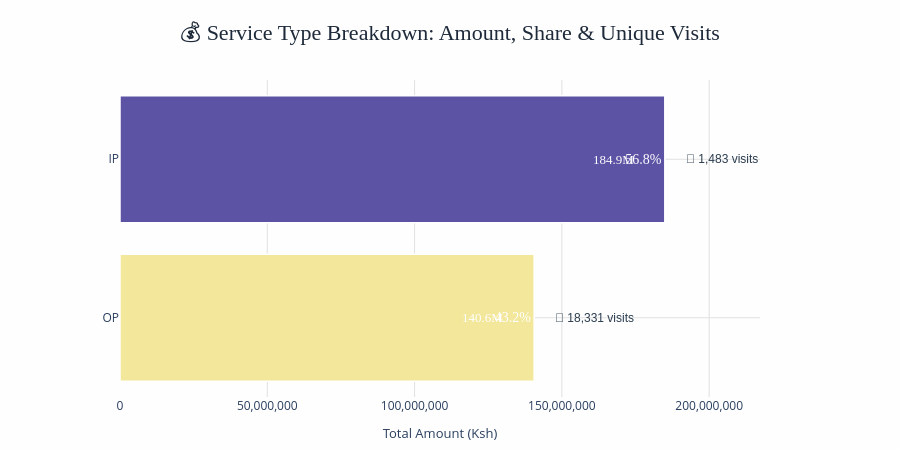

Notebook code for this chart:
### Code cell
import pandas as pd
import plotly.graph_objects as go
from IPython.display import display

# ==================================================
# SERVICE TYPE CHART – MODERN THEMES (pick one)
# ==================================================

# 1. Aggregate data
service = df.groupby('SERVICE TYPE').agg(
    TOTAL_AMOUNT=('AMOUNT', 'sum'),
    UNIQUE_VISITS=('VISIT_KEY', 'nunique')
).reset_index()

# 2. Calculate percentage
total_amount = service['TOTAL_AMOUNT'].sum()
service['PERCENT'] = (service['TOTAL_AMOUNT'] / total_amount) * 100

# 3. Format labels
service['AMOUNT_M'] = service['TOTAL_AMOUNT'] / 1e6
service['AMOUNT_LABEL'] = service['AMOUNT_M'].apply(lambda x: f'{x:.1f}M')
service['PERCENT_LABEL'] = service['PERCENT'].apply(lambda x: f'{x:.1f}%')
service['VISIT_LABEL'] = service['UNIQUE_VISITS'].apply(lambda x: f'👥 {x:,} visits')

# Sort by amount (largest on top)
service = service.sort_values('TOTAL_AMOUNT', ascending=True)

# ==================================================
# CHOOSE YOUR THEME (uncomment one block)
# ==================================================

# THEME 1: Teal & Coral 🌿
# colors = ['#2c7a7a', '#3b9e9e', '#4fb3b3', '#80cbc4', '#a5d6d6']
# bar_color = 'teal'  # for gradient

# THEME 2: Sunset Gradient 🌅
colors = ['#ff6b6b', '#feca57', '#ff9ff3', '#ff6b6b', '#ee5a24']
bar_color = 'sunset'

# THEME 3: Forest & Mint 🍃
# colors = ['#2d6a4f', '#40916c', '#52b788', '#74c69d', '#95d5b2']
# bar_color = 'green'

# 4. Create bar chart with chosen theme
fig = go.Figure()

# Use gradient based on amount (linear colour scale)
fig.add_trace(go.Bar(
    y=service['SERVICE TYPE'],
    x=service['TOTAL_AMOUNT'],
    orientation='h',
    marker=dict(
        color=service['TOTAL_AMOUNT'],
        colorscale='Sunset' if bar_color == 'sunset' else ('Tealgrn' if bar_color == 'teal' else 'Greens'),
        showscale=False,
        line=dict(color='white', width=1.5)
    ),
    text=service['PERCENT_LABEL'],
    textposition='inside',
    textfont=dict(color='white', size=14, family='Arial Black'),
    hovertemplate='<b>%{y}</b><br>' +
                  '💰 Amount: %{x:,.0f} Ksh<br>' +
                  '📊 Share: %{text}<br>' +
                  '%{customdata}<extra></extra>',
    customdata=service['VISIT_LABEL']
))

# 5. Add visit count annotation (outside)
for i, row in service.iterrows():
    fig.add_annotation(
        x=row['TOTAL_AMOUNT'] + (total_amount * 0.02),
        y=row['SERVICE TYPE'],
        text=row['VISIT_LABEL'],
        showarrow=False,
        font=dict(size=12, color='#2c3e50', family='Arial'),
        xanchor='left'
    )
    # Add amount label inside bar (right side)
    fig.add_annotation(
        x=row['TOTAL_AMOUNT'] - (total_amount * 0.03),
        y=row['SERVICE TYPE'],
        text=row['AMOUNT_LABEL'],
        showarrow=False,
        font=dict(size=13, color='white', family='Arial Black'),
        xanchor='right'
    )

# 6. Modern layout using Plotly's built-in template
fig.update_layout(
    template='plotly_white',   # clean, grid only, no background colour
    title=dict(
        text='💰 Service Type Breakdown: Amount, Share & Unique Visits',
        font=dict(size=22, color='#1e2a3a', family='Arial Black'),
        x=0.5,
        xanchor='center'
    ),
    xaxis=dict(
        title='Total Amount (Ksh)',
        tickformat=',.0f',
        gridcolor='#e0e0e0',
        showgrid=True,
        zeroline=False,
        title_font=dict(size=13)
    ),
    yaxis=dict(
        title='',
        categoryorder='total ascending',
        gridcolor='#e0e0e0',
        tickfont=dict(size=12)
    ),
    plot_bgcolor='#fefefe',
    paper_bgcolor='#fefefe',
    height=450,
    margin=dict(l=120, r=140, t=80, b=50),
    hovermode='y unified'
)

fig.show()

# ==================================================
# BEAUTIFUL TABLE WITH MODERN STYLING
# ==================================================
print("\n📊 Service Type Summary\n")

styled_table = service[['SERVICE TYPE', 'TOTAL_AMOUNT', 'UNIQUE_VISITS', 'PERCENT']].copy()
styled_table.columns = ['Service Type', 'Amount (Ksh)', 'Unique Visits', 'Share (%)']
styled_table['Amount (Ksh)'] = styled_table['Amount (Ksh)'].apply(lambda x: f'Ksh {x:,.0f}')
styled_table['Unique Visits'] = styled_table['Unique Visits'].apply(lambda x: f'{x:,}')
styled_table['Share (%)'] = styled_table['Share (%)'].apply(lambda x: f'{x:.1f}%')

# Use seaborn-like styling
styled = styled_table.style \
    .set_properties(**{'text-align': 'left', 'border-collapse': 'collapse'}) \
    .set_table_styles([
        {'selector': 'th', 'props': [('background-color', '#2c3e50'), ('color', 'white'), ('font-weight', 'bold'), ('padding', '8px')]},
        {'selector': 'tr:nth-child(even)', 'props': [('background-color', '#f5f7fa')]},
        {'selector': 'td', 'props': [('padding', '8px'), ('border-bottom', '1px solid #ddd')]},
        {'selector': 'table', 'props': [('border', 'none')]}
    ]) \
    .hide(axis='index') \
    .set_caption("Data source: claims analysis")

display(styled)

### Figure 1 — Plotly figure (JSON) as saved in the notebook; plotly's stock layout.template omitted (floating-point values rounded to 4 significant figures)
{"data": [{"customdata": ["👥 18,331 visits", "👥 1,483 visits"], "hovertemplate": "<b>%{y}</b><br>💰 Amount: %{x:,.0f} Ksh<br>📊 Share: %{text}<br>%{customdata}<extra></extra>", "marker": {"color": [140600000.0, 184900000.0], "colorscale": [[0, "rgb(243, 231, 155)"], [0.1667, "rgb(250, 196, 132)"], [0.3333, "rgb(248, 160, 126)"], [0.5, "rgb(235, 127, 134)"], [0.6667, "rgb(206, 102, 147)"], [0.8333, "rgb(160, 89, 160)"], [1, "rgb(92, 83, 165)"]], "line": {"color": "white", "width": 1.5}, "showscale": false}, "orientation": "h", "text": ["43.2%", "56.8%"], "textfont": {"color": "white", "family": "Arial Black", "size": 14}, "textposition": "inside", "type": "bar", "x": [140600000.0, 184900000.0], "y": ["OP", "IP"]}], "layout": {"annotations": [{"font": {"color": "#2c3e50", "family": "Arial", "size": 12}, "showarrow": false, "text": "👥 18,331 visits", "x": 147100000.0, "xanchor": "left", "y": "OP"}, {"font": {"color": "white", "family": "Arial Black", "size": 13}, "showarrow": false, "text": "140.6M", "x": 130800000.0, "xanchor": "right", "y": "OP"}, {"font": {"color": "#2c3e50", "family": "Arial", "size": 12}, "showarrow": false, "text": "👥 1,483 visits", "x": 191500000.0, "xanchor": "left", "y": "IP"}, {"font": {"color": "white", "family": "Arial Black", "size": 13}, "showarrow": false, "text": "184.9M", "x": 175200000.0, "xanchor": "right", "y": "IP"}], "height": 450, "hovermode": "y unified", "margin": {"b": 50, "l": 120, "r": 140, "t": 80}, "paper_bgcolor": "#fefefe", "plot_bgcolor": "#fefefe", "title": {"font": {"color": "#1e2a3a", "family": "Arial Black", "size": 22}, "text": "💰 Service Type Breakdown: Amount, Share & Unique Visits", "x": 0.5, "xanchor": "center"}, "xaxis": {"gridcolor": "#e0e0e0", "showgrid": true, "tickformat": ",.0f", "title": {"font": {"size": 13}, "text": "Total Amount (Ksh)"}, "zeroline": false}, "yaxis": {"categoryorder": "total ascending", "gridcolor": "#e0e0e0", "tickfont": {"size": 12}, "title": {"text": ""}}}}
